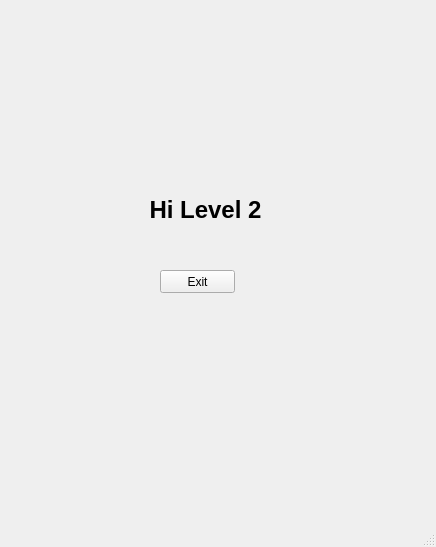
<?xml version="1.0" encoding="UTF-8"?>
<ui version="4.0">
 <class>SistemaPesadasLevel1</class>
 <widget class="QMainWindow" name="SistemaPesadasLevel1">
  <property name="geometry">
   <rect>
    <x>0</x>
    <y>0</y>
    <width>436</width>
    <height>547</height>
   </rect>
  </property>
  <property name="minimumSize">
   <size>
    <width>436</width>
    <height>547</height>
   </size>
  </property>
  <property name="maximumSize">
   <size>
    <width>436</width>
    <height>547</height>
   </size>
  </property>
  <property name="windowTitle">
   <string>Supervisor Level 2</string>
  </property>
  <widget class="QWidget" name="centralwidget">
   <widget class="QLabel" name="label">
    <property name="geometry">
     <rect>
      <x>100</x>
      <y>190</y>
      <width>211</width>
      <height>41</height>
     </rect>
    </property>
    <property name="maximumSize">
     <size>
      <width>436</width>
      <height>16777215</height>
     </size>
    </property>
    <property name="font">
     <font>
      <pointsize>16</pointsize>
      <weight>75</weight>
      <bold>true</bold>
     </font>
    </property>
    <property name="text">
     <string>&lt;html&gt;&lt;head/&gt;&lt;body&gt;&lt;p align=&quot;center&quot;&gt;&lt;span style=&quot; font-size:18pt;&quot;&gt;Hi Level 2&lt;/span&gt;&lt;/p&gt;&lt;/body&gt;&lt;/html&gt;</string>
    </property>
   </widget>
   <widget class="QLabel" name="label_2">
    <property name="geometry">
     <rect>
      <x>10</x>
      <y>0</y>
      <width>71</width>
      <height>81</height>
     </rect>
    </property>
    <property name="styleSheet">
     <string notr="true">border-image: url(:/cafe.png);</string>
    </property>
    <property name="text">
     <string/>
    </property>
   </widget>
   <widget class="QPushButton" name="btn_exit">
    <property name="geometry">
     <rect>
      <x>160</x>
      <y>270</y>
      <width>75</width>
      <height>23</height>
     </rect>
    </property>
    <property name="text">
     <string>Exit</string>
    </property>
   </widget>
   <widget class="QLabel" name="label_4">
    <property name="geometry">
     <rect>
      <x>270</x>
      <y>30</y>
      <width>151</width>
      <height>101</height>
     </rect>
    </property>
    <property name="styleSheet">
     <string notr="true">border-image: url(:/your-logo-here2.png);</string>
    </property>
    <property name="text">
     <string/>
    </property>
   </widget>
  </widget>
  <widget class="QMenuBar" name="menubar">
   <property name="geometry">
    <rect>
     <x>0</x>
     <y>0</y>
     <width>436</width>
     <height>22</height>
    </rect>
   </property>
  </widget>
  <widget class="QStatusBar" name="statusbar"/>
 </widget>
 <resources>
  <include location="imagesqt.qrc"/>
 </resources>
 <connections/>
</ui>
